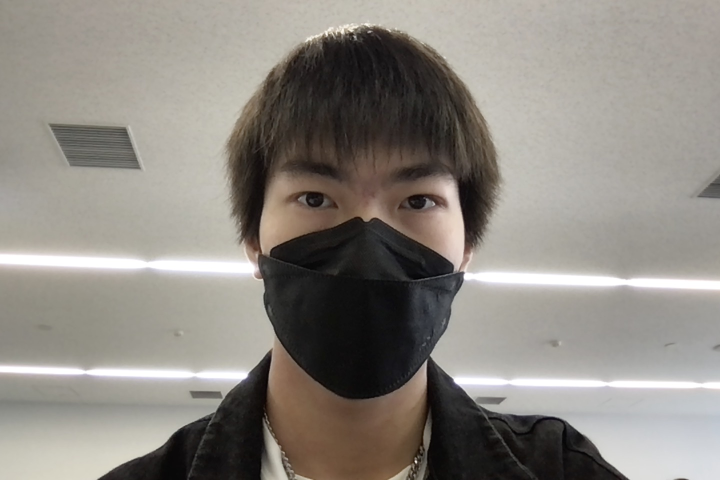
//> input picture 01_2024-04-16/src/photo.jpg, 1440 x 960 px, given in place of scene.mov, which was not available (shown at 1/2 size)
$ ./dip05_kadai1   (built with g++ and OpenCV 4)
//> lines starting //> are read from the running program, lines starting //| are printed output that depends on the picture; pictures that were not available may be replaced by others from this repository, and a replacement may not be noted
//(OpenCV4) g++ -std=c++11 dip05.cpp `pkg-config --cflags --libs opencv4`
//(OpenCV3) g++ dip05.cpp `pkg-config --cflags --libs opencv`
#include <iostream>           //入出力関連ヘッダ
#include <opencv2/opencv.hpp> //OpenCV関連ヘッダ

//アニメ調色変換関数の宣言
void myAnimeColor(const cv::Mat &src, cv::Mat &dst);
unsigned char lookupTable[3][256];

int main(int argc, char *argv[]) {
    //アニメ変換用ルックアップテーブル
    for (int i = 0; i < 256; i++) {
        // H
        lookupTable[0][i] = i;
        // S
        lookupTable[1][i] = i;
        // V
        if (i < 64)
            lookupTable[2][i] = 0;
        else if (i < 128)
            lookupTable[2][i] = 85;
        else if (i < 196)
            lookupTable[2][i] = 170;
        else
            lookupTable[2][i] = 255;
    }

    //ビデオキャプチャを初期化して，映像を取り込む
    // cv::VideoCapture capture(0);  //内臓カメラをオープン
    cv::VideoCapture capture("./src/scene.mov"); //指定したビデオファイルをオープン
    //ビデオファイルがオープンできたかどうかをチェック
    if (capture.isOpened() == 0) {
        printf("Camera not found\n");
        return -1;
    }

    //画像格納用インスタンス準備
    int width = 720, height = 405;
    cv::Mat frameImage;
    cv::Mat originalImage(cv::Size(width, height), CV_8UC3);
    cv::Mat grayImage(cv::Size(width, height), CV_8UC1);
    cv::Mat resultImage(cv::Size(width, height), CV_8UC1);
    cv::Mat kernelImage(cv::Size(width, height), CV_8UC1);
    cv::Mat lapImage(cv::Size(width, height), CV_8UC1);
    cv::Mat recImage(cv::Size(width, height), CV_8UC3);

    //画像表示用ウィンドウの生成
    cv::namedWindow("Original");
    cv::moveWindow("Original", 0, 50);
    cv::namedWindow("Gray");
    cv::moveWindow("Gray", 0, 200);
    cv::namedWindow("Result");
    cv::moveWindow("Result", 200, 200);
    cv::namedWindow("Kernel");
    cv::moveWindow("Kernel", 200, 50);

    //線形空間フィルタの生成
    //線形空間フィルタの係数を要素とする1次元配列の作成(5x5の平均値フィルタ用)
    float fdata[] = {
        1.0 / 25.0, 1.0 / 25.0, 1.0 / 25.0, 1.0 / 25.0, 1.0 / 25.0,
        1.0 / 25.0, 1.0 / 25.0, 1.0 / 25.0, 1.0 / 25.0, 1.0 / 25.0,
        1.0 / 25.0, 1.0 / 25.0, 1.0 / 25.0, 1.0 / 25.0, 1.0 / 25.0,
        1.0 / 25.0, 1.0 / 25.0, 1.0 / 25.0, 1.0 / 25.0, 1.0 / 25.0,
        1.0 / 25.0, 1.0 / 25.0, 1.0 / 25.0, 1.0 / 25.0, 1.0 / 25.0};

    //一次元配列の要素に基づき，線形空間フィルタをCvMat型の5x5行列"kernel"として生成
    cv::Mat kernel(cv::Size(5, 5), CV_32F, fdata);

    cv::VideoWriter rec("./dst/dip05_kadai1.mp4", cv::VideoWriter::fourcc('H','2','6','4'), 30, recImage.size());

    //動画像処理無限ループ：「ビデオキャプチャから1フレーム取り込み」→「画像処理」→「表示」の繰り返し
    while (1) {
        //ビデオキャプチャ"capture"から1フレームを取り込んで，"frameImage"に格納
        capture >> frameImage;
//> frameImage is the input picture: 960 rows x 1440 cols, CV_8UC3; mean B, G, R 128.8, 135.5, 140.4
        //ビデオが終了したら無限ループから脱出
        if (frameImage.data == NULL) break;

        //"frameImage"をリサイズして"originalImage"に格納
        cv::resize(frameImage, originalImage, originalImage.size());
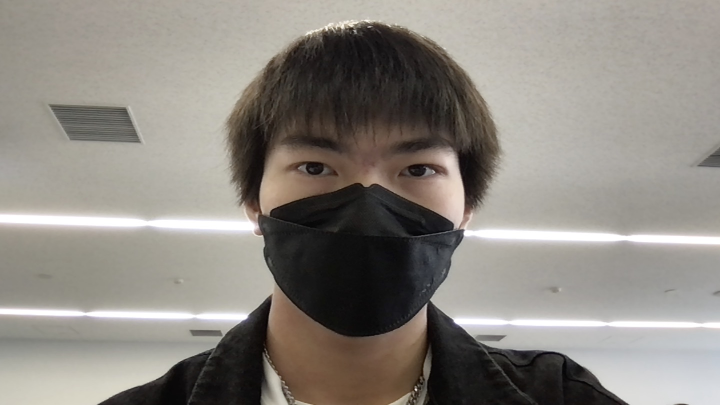
//> originalImage: 405 rows x 720 cols, CV_8UC3; mean B, G, R 128.7, 135.4, 140.3

        //"frameImage"をグレースケールに変換して"grayImage"に格納
        cv::cvtColor(originalImage, grayImage, cv::COLOR_BGR2GRAY);
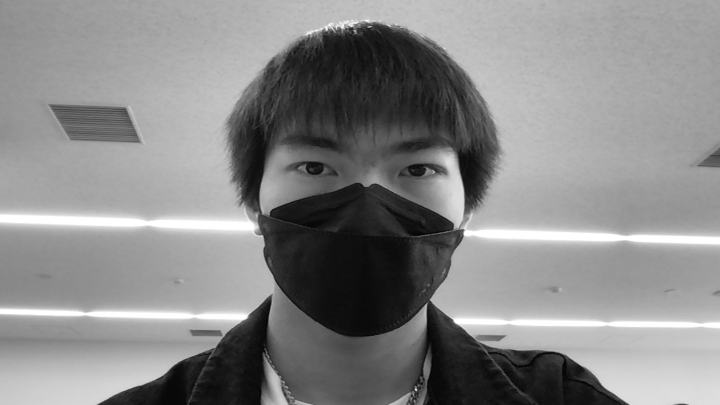
//> grayImage: 405 rows x 720 cols, CV_8UC1; min 1, max 255, mean 136.1

        //メディアンフィルタを適用
        cv::medianBlur(grayImage, grayImage, 3);

        //"grayImage"に線形空間フィルタ"kernel"を適用
        // cv::filter2D(grayImage, kernelImage, grayImage.depth(), kernel);

        //ラプラシアンフィルタを適用
        cv::Laplacian(grayImage, lapImage, CV_8U, 5);
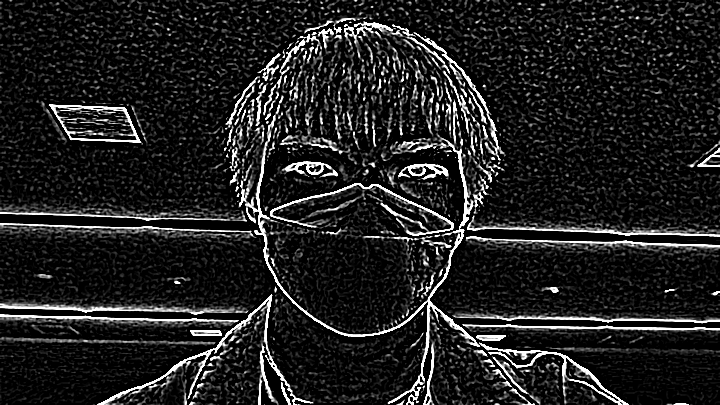
//> lapImage: 405 rows x 720 cols, CV_8UC1; min 0, max 255, mean 32.3

        //2値化
        cv::threshold(lapImage, resultImage, 128, 255, cv::THRESH_BINARY);
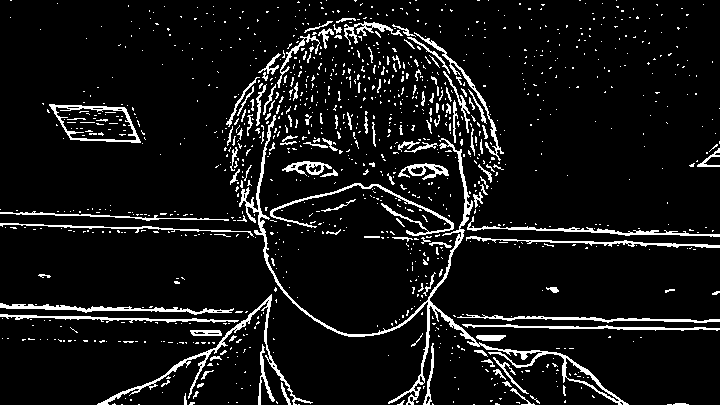
//> resultImage: 405 rows x 720 cols, CV_8UC1; 7.9% white in thin lines or dots

        //ウィンドウに画像表示
        cv::imshow("Original", originalImage);
        cv::imshow("Gray", grayImage);
        cv::imshow("Kernel", kernelImage);
        cv::imshow("Result", resultImage);

        cv::cvtColor(resultImage, recImage, cv::COLOR_GRAY2BGR);
//> recImage: 405 rows x 720 cols, CV_8UC3; 7.9% white in thin lines or dots
        rec << recImage;

        //[q]キーが押されたら無限ループから脱出
        int key = cv::waitKey(10);
//> the 'q' key is pressed
        if (key == 'q')
            break;
    }

    //メッセージを出力して終了
    printf("Finished\n");
    return 0;
}

//アニメ調色変換関数（src：入力画像，dst：出力画像）
void myAnimeColor(const cv::Mat &src, cv::Mat &dst) {
    //作業用画像生成
    cv::Mat cImage(src.size(), CV_8UC3); // 3チャンネル

    //色変換
    cv::cvtColor(src, cImage, cv::COLOR_BGR2HSV); // RGB→HSV
    cv::Vec3b s;
    for (int j = 0; j < src.rows; j++) {
        for (int i = 0; i < src.cols; i++) {
            //ルックアップテーブルで各画素値変換
            s = cImage.at<cv::Vec3b>(j, i);
            s[0] = lookupTable[0][s[0]];
            s[1] = lookupTable[1][s[1]];
            s[2] = lookupTable[2][s[2]];
            cImage.at<cv::Vec3b>(j, i) = s;
        }
    }

    cv::cvtColor(cImage, dst, cv::COLOR_HSV2BGR); // HSV→RGB
}
